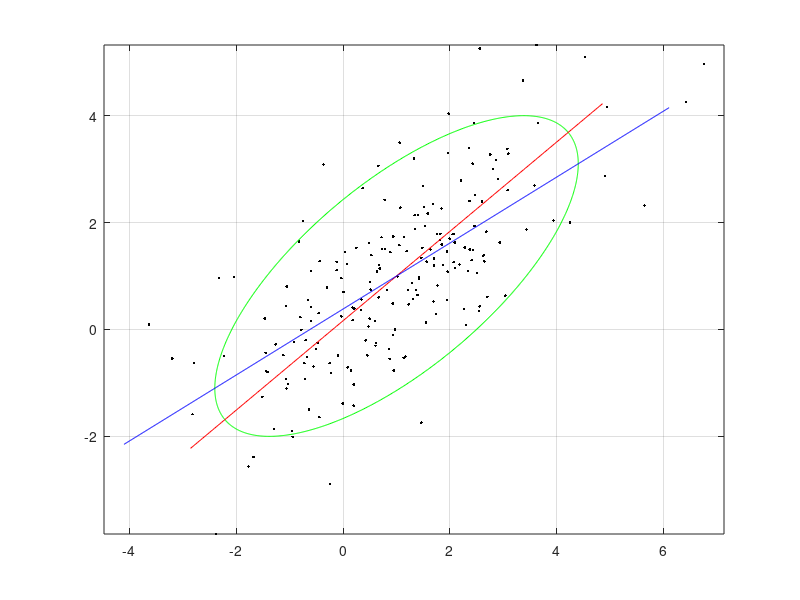

Write the MATLAB code that produced this figure.
% this script compare PCA (implicit factors) with regression (explicit factors) 
% dimension reduction in a simple bi-variate case
% see "Risk and Asset Allocation"-Springer (2005), by A. Meucci

clc; close all; clear;

%%%%%%%%%%%%%%%%%%%%%%%%%%%%%%%%%%%%%%%%%%%%%%%%%%%%%%%%%%%%%%%%%%%%%%%%%%%%%%%%%%%%%%%%%%%%%%%%%%%%%%%%%%%%%%%%%%%%%%%%%%%%%%%%%%%%%%%%%%%%%%%%%%%%%%%%%%%%%%%%%%%%%%%%%
ExpectedValue = [1 1]';
Standard_Deviations=[1.7 1.5];
Rho=.7;
NumSimulations=200;
Scale=2;

%%%%%%%%%%%%%%%%%%%%%%%%%%%%%%%%%%%%%%%%%%%%%%%%%%%%%%%%%%%%%%%%%%%%%%%%%%%%%%%%%%%%%%%%%%%%%%%%%%%%%%%%%%%%%%%%%%%%%%%%%%%%%%%%%%%%%%%%%%%%%%%%%%%%%%%%%%%%%%%%%%%%%%%%%
% compute PCA analysis
Covariance=diag(Standard_Deviations)*[1 Rho; Rho 1]*diag(Standard_Deviations);
[EigenVectors,EigenValues] = pcacov(Covariance);
EigenVectors(:,1)=-EigenVectors(:,1);
Rsquare_PCA=EigenValues(1)/sum(EigenValues);

% compute the ellipsoid in the r plane, solution to  ((R-Mean)' * Covariance^-1 * (R-Mean) ) = Scale^2                                   
Centered_Ellipse=[]; 
Angle = [0 : pi/500 : 2*pi];
Steps = length(Angle);
for i=1:Steps 
  y=[cos(Angle(i))                                   % normalized variables (parametric representation of the ellipsoid)
    sin(Angle(i))];
  Centered_Ellipse=[Centered_Ellipse Scale*EigenVectors*diag(sqrt(EigenValues))*y];  
end
Ellipse= ExpectedValue*ones(1,Steps) + Centered_Ellipse;

% compute pricipal planes (one axis in this case)
t=[-1.2 : 0.01 : 1.2];
MainVariationTrasl_Line = ExpectedValue*(1+0*t) + Scale*sqrt(EigenValues(1))*EigenVectors(:,1)*t;

% compute regression hyperplanes (lines in this case)
Regression_x = [ExpectedValue(1) - Scale*1.5*sqrt(Covariance(1,1)) : 0.01 : ExpectedValue(1) + Scale*1.5*sqrt(Covariance(1,1))];
Regression_y = ExpectedValue(2) + Covariance(2,1)/Covariance(1,1) * (Regression_x-ExpectedValue(1));

% compute sample
Simul_X=mvnrnd(ExpectedValue,Covariance,NumSimulations);


%%%%%%%%%%%%%%%%%%%%%%%%%%%%%%%%%%%%%%%%%%%%%%%%%%%%%%%%%%%%%%%%%%%%%%%%%%%%%%%%%%%%%%%%%%%%%%%%%%%%%%%%%%%%%%%%%%%%%%%%%%%%%%%%%%%%%%%%%%%%%%%%%%%%%%%%%%%%%%%%%%%%%%%%%
% plots 

% regression analysis

figure
h=plot(Simul_X(:,1),Simul_X(:,2),'.'); % plot the simulations
set(h,'color','k')
hold on
h=plot(Ellipse(1,:),Ellipse(2,:)); % plot the ellipse
set(h,'color','g')
hold on
h=plot(MainVariationTrasl_Line(1,:),MainVariationTrasl_Line(2,:)); % plot PCA line
set(h,'color','r')
hold on 
h=plot(Regression_x,Regression_y); % plot regression line
set(h,'color','b')
axis equal;
grid on
